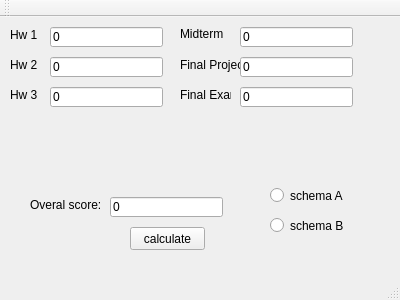
<?xml version="1.0" encoding="UTF-8"?>
<ui version="4.0">
 <class>MainWindow</class>
 <widget class="QMainWindow" name="MainWindow">
  <property name="geometry">
   <rect>
    <x>0</x>
    <y>0</y>
    <width>400</width>
    <height>300</height>
   </rect>
  </property>
  <property name="windowTitle">
   <string>MainWindow</string>
  </property>
  <widget class="QWidget" name="centralWidget">
   <widget class="QLineEdit" name="lineEdit">
    <property name="geometry">
     <rect>
      <x>50</x>
      <y>10</y>
      <width>113</width>
      <height>20</height>
     </rect>
    </property>
    <property name="text">
     <string>0</string>
    </property>
   </widget>
   <widget class="QLabel" name="label">
    <property name="geometry">
     <rect>
      <x>10</x>
      <y>10</y>
      <width>31</width>
      <height>16</height>
     </rect>
    </property>
    <property name="text">
     <string>Hw 1</string>
    </property>
   </widget>
   <widget class="QPushButton" name="pushButton">
    <property name="geometry">
     <rect>
      <x>130</x>
      <y>210</y>
      <width>75</width>
      <height>23</height>
     </rect>
    </property>
    <property name="text">
     <string>calculate</string>
    </property>
   </widget>
   <widget class="QLabel" name="label_2">
    <property name="geometry">
     <rect>
      <x>10</x>
      <y>40</y>
      <width>31</width>
      <height>16</height>
     </rect>
    </property>
    <property name="text">
     <string>Hw 2</string>
    </property>
   </widget>
   <widget class="QLineEdit" name="lineEdit_2">
    <property name="geometry">
     <rect>
      <x>50</x>
      <y>40</y>
      <width>113</width>
      <height>20</height>
     </rect>
    </property>
    <property name="text">
     <string>0</string>
    </property>
   </widget>
   <widget class="QLineEdit" name="lineEdit_3">
    <property name="geometry">
     <rect>
      <x>110</x>
      <y>180</y>
      <width>113</width>
      <height>20</height>
     </rect>
    </property>
    <property name="text">
     <string>0</string>
    </property>
   </widget>
   <widget class="QLabel" name="label_3">
    <property name="geometry">
     <rect>
      <x>30</x>
      <y>180</y>
      <width>81</width>
      <height>16</height>
     </rect>
    </property>
    <property name="text">
     <string>Overal score:</string>
    </property>
   </widget>
   <widget class="QLabel" name="label_4">
    <property name="geometry">
     <rect>
      <x>10</x>
      <y>70</y>
      <width>31</width>
      <height>16</height>
     </rect>
    </property>
    <property name="text">
     <string>Hw 3</string>
    </property>
   </widget>
   <widget class="QLineEdit" name="lineEdit_4">
    <property name="geometry">
     <rect>
      <x>50</x>
      <y>70</y>
      <width>113</width>
      <height>20</height>
     </rect>
    </property>
    <property name="text">
     <string>0</string>
    </property>
   </widget>
   <widget class="QLabel" name="label_5">
    <property name="geometry">
     <rect>
      <x>180</x>
      <y>10</y>
      <width>47</width>
      <height>13</height>
     </rect>
    </property>
    <property name="text">
     <string>Midterm</string>
    </property>
   </widget>
   <widget class="QLineEdit" name="lineEdit_5">
    <property name="geometry">
     <rect>
      <x>240</x>
      <y>10</y>
      <width>113</width>
      <height>20</height>
     </rect>
    </property>
    <property name="text">
     <string>0</string>
    </property>
   </widget>
   <widget class="QLabel" name="label_6">
    <property name="geometry">
     <rect>
      <x>180</x>
      <y>70</y>
      <width>51</width>
      <height>16</height>
     </rect>
    </property>
    <property name="text">
     <string>Final Exam</string>
    </property>
   </widget>
   <widget class="QLineEdit" name="lineEdit_6">
    <property name="geometry">
     <rect>
      <x>240</x>
      <y>70</y>
      <width>113</width>
      <height>20</height>
     </rect>
    </property>
    <property name="text">
     <string>0</string>
    </property>
   </widget>
   <widget class="QRadioButton" name="radioButton">
    <property name="geometry">
     <rect>
      <x>270</x>
      <y>170</y>
      <width>82</width>
      <height>17</height>
     </rect>
    </property>
    <property name="text">
     <string>schema A</string>
    </property>
   </widget>
   <widget class="QRadioButton" name="radioButton_2">
    <property name="geometry">
     <rect>
      <x>270</x>
      <y>200</y>
      <width>82</width>
      <height>17</height>
     </rect>
    </property>
    <property name="text">
     <string>schema B</string>
    </property>
   </widget>
   <widget class="QLabel" name="label_7">
    <property name="geometry">
     <rect>
      <x>180</x>
      <y>40</y>
      <width>61</width>
      <height>16</height>
     </rect>
    </property>
    <property name="text">
     <string>Final Project</string>
    </property>
   </widget>
   <widget class="QLineEdit" name="lineEdit_7">
    <property name="geometry">
     <rect>
      <x>240</x>
      <y>40</y>
      <width>113</width>
      <height>20</height>
     </rect>
    </property>
    <property name="text">
     <string>0</string>
    </property>
   </widget>
  </widget>
  <widget class="QMenuBar" name="menuBar">
   <property name="geometry">
    <rect>
     <x>0</x>
     <y>0</y>
     <width>400</width>
     <height>21</height>
    </rect>
   </property>
  </widget>
  <widget class="QToolBar" name="mainToolBar">
   <attribute name="toolBarArea">
    <enum>TopToolBarArea</enum>
   </attribute>
   <attribute name="toolBarBreak">
    <bool>false</bool>
   </attribute>
  </widget>
  <widget class="QStatusBar" name="statusBar"/>
 </widget>
 <layoutdefault spacing="6" margin="11"/>
 <resources/>
 <connections/>
</ui>
